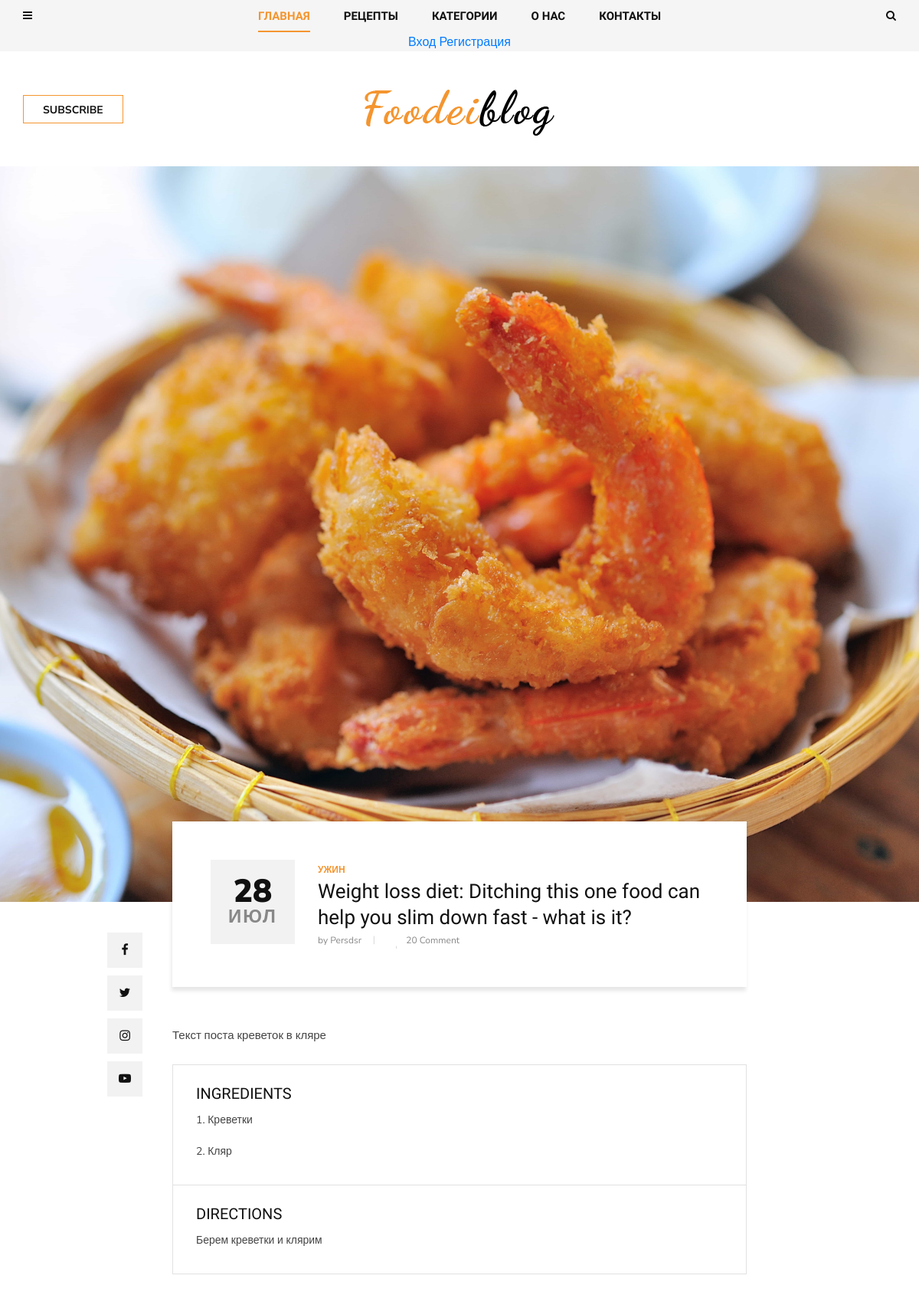
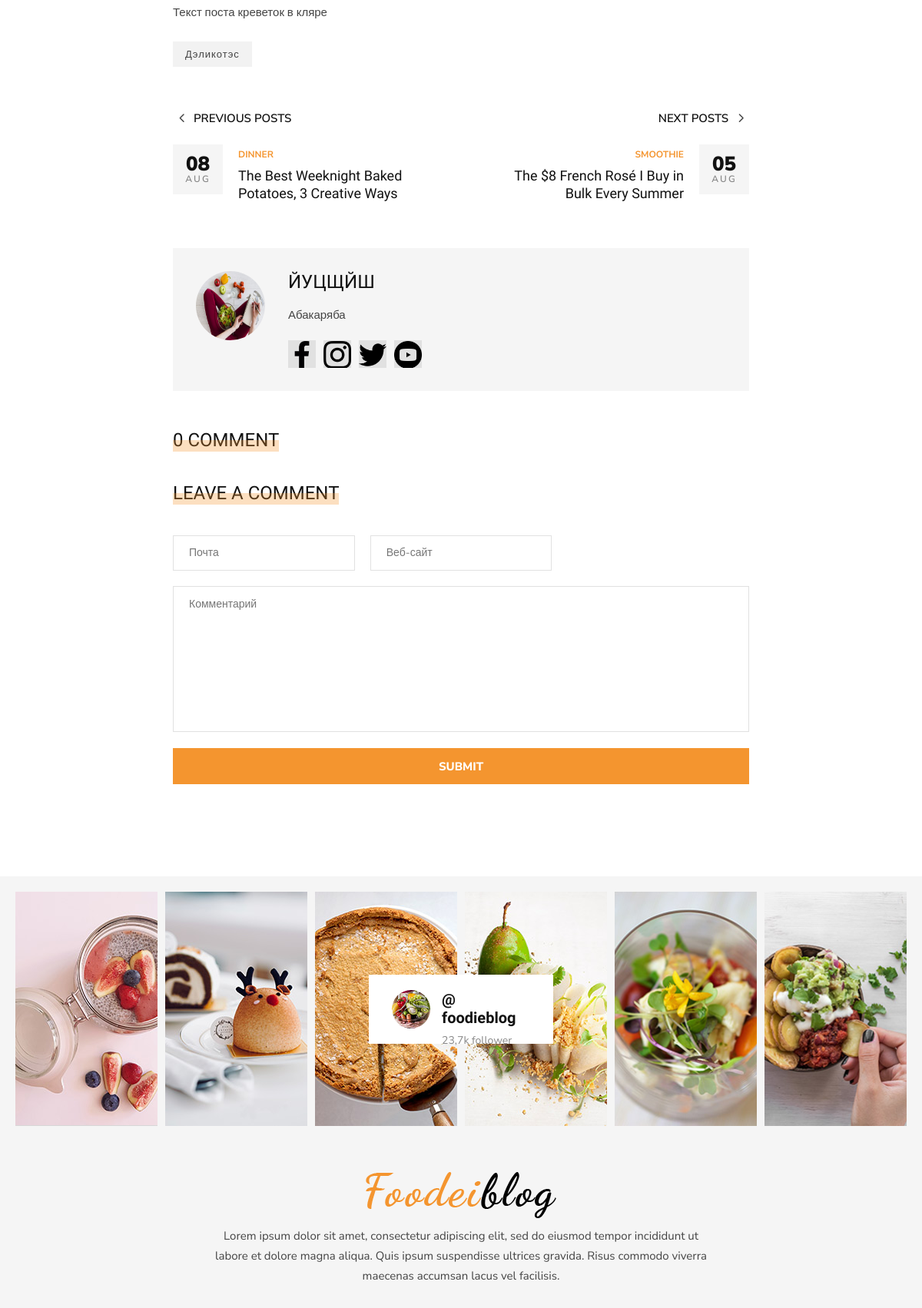
The app's page /uzhin/krevetki_v_kliare/ (upper part) with its own data (2 pictures, top to bottom).
### blog/models.py (models this page shows, shortened)
class Post(models.Model):
    author = models.ForeignKey(User, related_name='posts', on_delete=models.CASCADE)
    title = models.CharField(max_length=200)
    image = models.ImageField(upload_to='articles/')
    text = models.TextField()
    category = models.ForeignKey(
        Category,
        related_name='post',
        on_delete=models.SET_NULL,
        null=True
    )
    tags = models.ManyToManyField(Tag, related_name='post')
    create_at = models.DateTimeField(auto_now_add=True)
    slug = models.SlugField(max_length=200, null=True, unique=True)
    def get_absolute_url(self):
        return reverse('post_single', kwargs={'slug': self.category.slug, 'post_slug': self.slug})
    def get_comments(self):
        return self.comment.all()

class Category(MPTTModel):
    name = models.CharField(max_length=100)
    slug = models.SlugField(max_length=100, unique=True)
    parent = TreeForeignKey(
        'self',
        related_name='children',
        on_delete=models.SET_NULL,
        null=True,
        blank=True
    )
    def __str__(self):
        return self.name
    class MPTTMeta:
        order_insertion_by = ['name']

class Recipe(models.Model):
    name = models.CharField(max_length=100)
    serves = models.CharField(max_length=50)
    prep_time = models.PositiveIntegerField(default=0)
    cook_time = models.PositiveIntegerField(default=0)
    ingredients = RichTextField()
    directions = RichTextField()
    post = models.ForeignKey(Post,
                             related_name='recipes',
                             on_delete=models.SET_NULL,
                             null=True,
                             blank=True
                             )

class Tag(models.Model):
    name = models.CharField(max_length=100)
    slug = models.SlugField(max_length=100, unique=True)

### contact/models.py (models this page shows, shortened)
class About(models.Model):
    name = models.CharField(max_length=50, default='')
    text = RichTextField()
    mini_text = RichTextField()
    def get_first_image(self):
        item = self.about_images.first()
        return item.image.url

class ImageAbout(models.Model):
    image = models.ImageField(upload_to='about/')
    page = models.ForeignKey(About, on_delete=models.CASCADE, related_name='about_images')
    alt = models.CharField(max_length=100)

class Social(models.Model):
    icon = models.FileField(upload_to='icons/')
    name = models.CharField(max_length=200)
    link = models.URLField()

### blog/views.py (the view)
# urls.py: path('<slug:slug>/<slug:post_slug>/', views.PostDetailView.as_view(), name='post_single'),
class PostDetailView(DetailView):
    model = Post
    context_object_name = 'post'
    slug_url_kwarg = 'post_slug'
    def get_context_data(self, **kwargs):
        context = super().get_context_data(**kwargs)
        context['form'] = CommentForm
        return context

### blog/templatetags/menu_tags.py (called while the page is built)
def get_all_categories():
    return Category.objects.all()

@register.simple_tag()
def get_list_categories():
    return get_all_categories()

@register.inclusion_tag('blog/include/tags/top_menu.html')
def get_categories():
    category = get_list_categories()
    return {'list_category': category}

@register.inclusion_tag('blog/include/tags/recipe_tag.html')
def get_last_posts():
    posts = Post.objects.select_related('category').order_by('-id')[:5]
    return {'list_last_post': posts}

### contact/templatetags/social_tags.py (called while the page is built)
@register.simple_tag()
def get_social_links():
    return Social.objects.all()

@register.simple_tag()
def get_about():
    return About.objects.last()

### templates/blog/post_detail.html (shortened to what this page needs)
{% extends 'base.html' %}
{% load social_tags %}
    {% block content %}
    <section class="single-post spad">
        <div class="single-post__hero set-bg" data-setbg="{{ post.image.url }}"></div>
        <div class="container">
            <div class="row d-flex justify-content-center">
                <div class="col-lg-8">
                    <div class="single-post__title">
                        <div class="single-post__title__meta">
                            <h2>{{ post.create_at|date:'d'}}</h2>
                            <span>{{ post.create_at|date:'M' }}</span>
                        </div>
                        <div class="single-post__title__text">
                            <ul class="label">
                                <li>{{ post.category }}</li>
                            </ul>
                            <h4>Weight loss diet: Ditching this one food can help you slim down fast - what is it?</h4>
                            <ul class="widget">
                                <li>by {{ post.author }}</li>
                                <li>20 Comment</li>
                            </ul>
                        </div>
                    </div>
                    <div class="single-post__social__item">
                        <ul>
                            <li><a href="#"><i class="fa fa-facebook"></i></a></li>
                            <li><a href="#"><i class="fa fa-twitter"></i></a></li>
                            <li><a href="#"><i class="fa fa-instagram"></i></a></li>
                            <li><a href="#"><i class="fa fa-youtube-play"></i></a></li>
                        </ul>
                    </div>
                    <div class="single-post__top__text">
                        <p>{{ post.text|truncatewords:20 }}</p>
                    </div>
                    <div class="single-post__recipe__details">
                        {% for recipe in post.recipes.all %}
                        <div class="single-post__recipe__details__indegradients">
                            <h5>Ingredients</h5>
                            {{ recipe.ingredients|safe }}
                        </div>
                        <div class="single-post__recipe__details__direction">
                            <h5>Directions</h5>
                            {{ recipe.directions|safe }}
                        </div>
                        {% endfor %}
                    </div>
                    <div class="single-post__desc">
                        <p>{{ post.text }}</p>
                    </div>
                    <div class="single-post__tags">
                        {% for tag in post.tags.all %}
                        <a href="#">{{ tag.name }}</a>
                        {% endfor %}
                    </div>
                    <div class="single-post__next__previous">
                        <div class="row">
                            <div class="col-lg-6 col-md-6 col-sm-6">
                                <a href="#" class="single-post__previous">
                                    <h6><span class="arrow_carrot-left"></span> Previous posts</h6>
                                    <div class="single-post__previous__meta">
                                        <h4>08</h4>
                                        <span>Aug</span>
                                    </div>
                                    <div class="single-post__previous__text">
                                        <span>Dinner</span>
                                        <h5>The Best Weeknight Baked <br />Potatoes, 3 Creative Ways</h5>
                                    </div>
                                </a>
                            </div>
                            <div class="col-lg-6 col-md-6 col-sm-6">
                                <a href="#" class="single-post__next">
                                    <h6>Next posts <span class="arrow_carrot-right"></span> </h6>
                                    <div class="single-post__next__meta">
                                        <h4>05</h4>
                                        <span>Aug</span>
                                    </div>
                                    <div class="single-post__next__text">
                                        <span>Smoothie</span>
                                        <h5>The $8 French Rosé I Buy in <br />Bulk Every Summer</h5>
                                    </div>
                                </a>
                            </div>
                        </div>
                    </div>
                    {% get_about as about %}
                    <div class="single-post__author__profile">
                        <div class="single-post__author__profile__pic">
                            <img src="{{ about.get_first_image }}" alt="">
                        </div>
                        <div class="single-post__author__profile__text">
                            <h4>{{ about.name }}</h4>
                            <p>{{ about.mini_text|safe }}</p>
                            <div class="single-post__author__profile__social">
                                {% get_social_links as social_links %}
                                {% for item in social_links %}
                                    <a href="{{ item.link }}"><img src="{{ item.icon.url }}"></a>
                                {% endfor %}
                            </div>
                        </div>
                    </div>
                    <div class="single-post__comment">
                        <div class="widget__title">
                            <h4>{{ post.get_comments.count }} Comment</h4>
                        </div>
                    <div class="single-post__leave__comment">
                        <div class="widget__title">
                            <h4>Leave a comment</h4>
                        </div>
                        <form action="{% url 'create_comment' pk=post.id %}" method="post">
                            <div class="input-list">
                                {{ form.email }}
                                {{ form.website }}
                            </div>
                            {{ form.message }}
                            <button type="submit" class="site-btn">Submit</button>
                        </form>
                    </div>
                </div>
            </div>
        </div>
    </section>
    {% endblock content %}

### records on screen
Post: create_at "28", create_at "ИЮЛ", category "УЖИН", author "Persdsr", text "Текст поста креветок в кляре", get_comments.count "0"
Recipe: ingredients "1. Креветки 2. Кляр", directions "Берем креветки и клярим"
Tag: name "Дэликотэс"
About: get_first_image (picture), name "ЙУЦЩЙШ", mini_text "Абакаряба"
Social: icon (picture)
Social: icon (picture)
Social: icon (picture)
Social: icon (picture)
